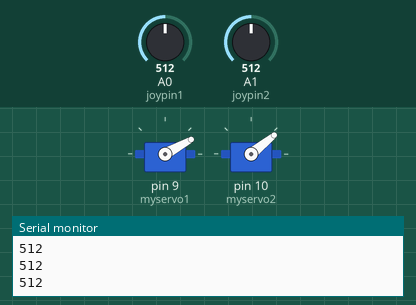
This sketch was run on a simulated Arduino Uno, built with avr-gcc and run on an emulated ATmega328P. On the bench: 2 × servo, the last lines printed to the serial monitor. The test bench sets the inputs (shaded band); at power-on: A1 (joypin2) = 512, A0 (joypin1) = 512.

Above: at 1.2 s.
1.3 s: A1 (joypin2) set to 716
At 2.0 s:
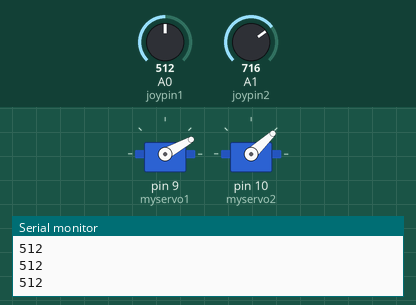
3.0 s: A0 (joypin1) set to 716
At 3.4 s:
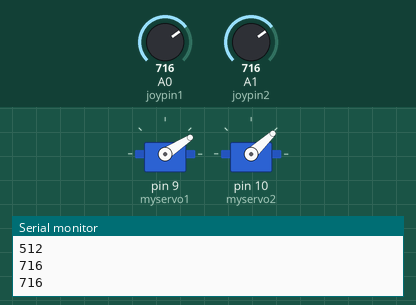
4.5 s: A0 (joypin1) set to 900
At 5.0 s:
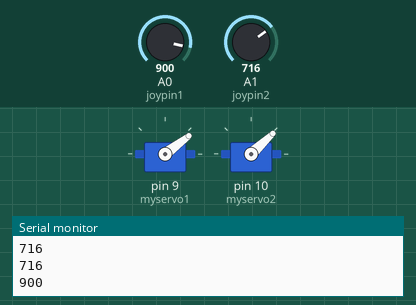
Timing chart, 0 to 7.5 s (numbered marks = the images above; inputs shaded):
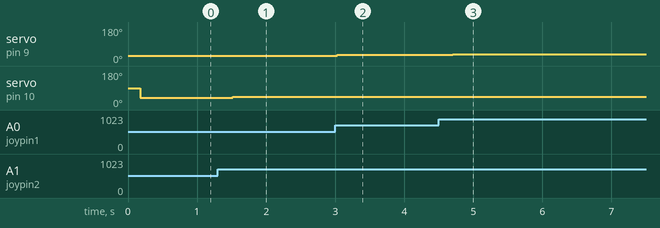

Measured:
- after the input at 1.3 s, servo on pin 10 (myservo2): 39° → 43° after 0.22 s
- after the input at 3.0 s, servo on pin 9 (myservo1): 29° → 33° at once
- after the input at 4.5 s, servo on pin 9 (myservo1): 33° → 37° after 0.20 s

The sketch:

tilt_motor_2.ino
```cpp
#include <Servo.h>

Servo myservo1;  // create servo object to control servo
Servo myservo2;

int joypin1 = A0;  // analog pin used to connect the potentiometer
int joypin2 = A1;
int val1;    // variable to read the value from the analog pin
int val2;

void setup()
{
  myservo1.attach(9);  // attaches the servo on pin 9 to the servo object
  myservo2.attach(10);

  Serial.begin(9600);
}

 int treatValue(int data) {
   return (data * 9/1024)+48;

 }

void loop()
{
  val1 = smoothing(joypin1);           // reads the value of the potentiometer (value between 0 and 1023)
  val1 = map(val1, 0, 1023, 20, 40);    // scale it to use it with the servo (value between 0 and 180)
  myservo1.write(val1);                // sets the servo position according to the scaled value
  delay(155);                           // waits for the servo to get there

  val2 = smoothing(joypin2);           // reads the value of the potentiometer (value between 0 and 1023)
  val2 = map(val2, 0, 1023, 30, 50);   // scale it to use it with the servo (value between 0 and 180)
  myservo2.write(val2);                // sets the servo position according to the scaled value
  delay(155);

  Serial.println(analogRead(joypin1));

}

int smoothing(int pin) {
  int val=0;
  for(int i=0; i<100; i++) {
   val=val+analogRead(pin)/100;
  }
  return val;

}
```
